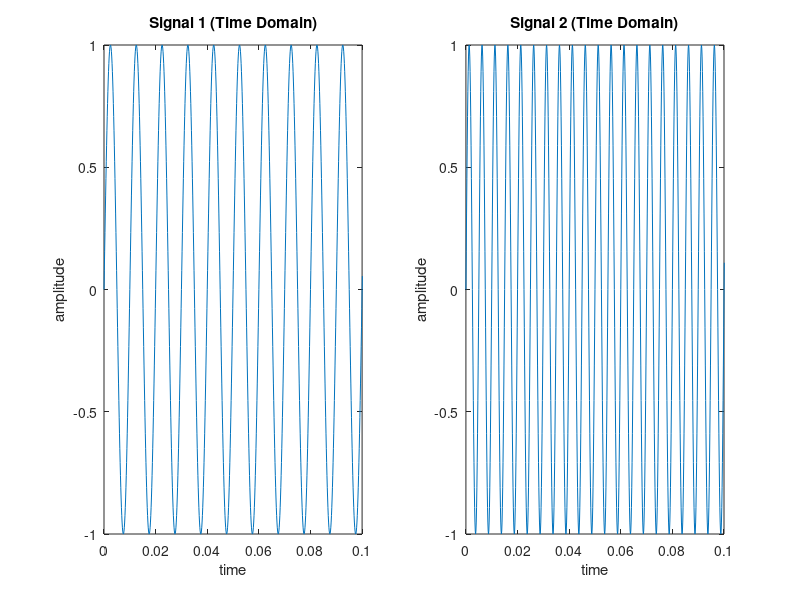
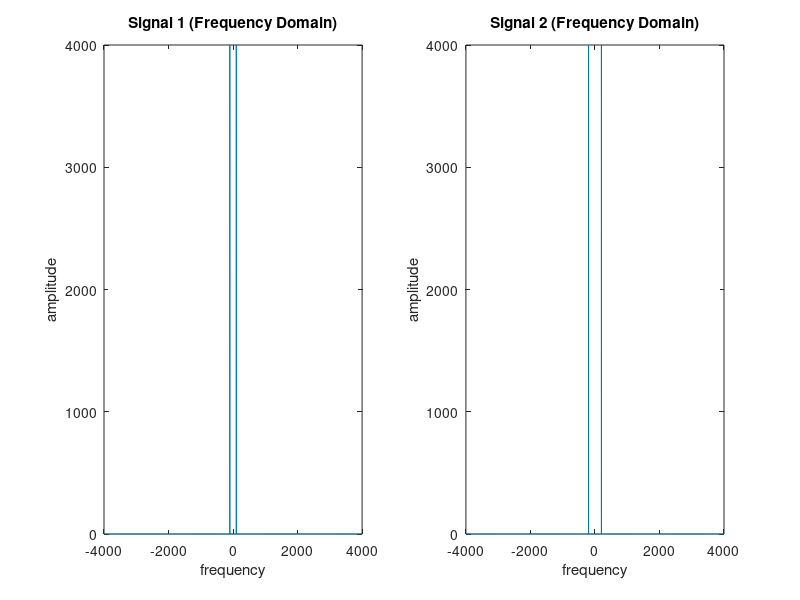
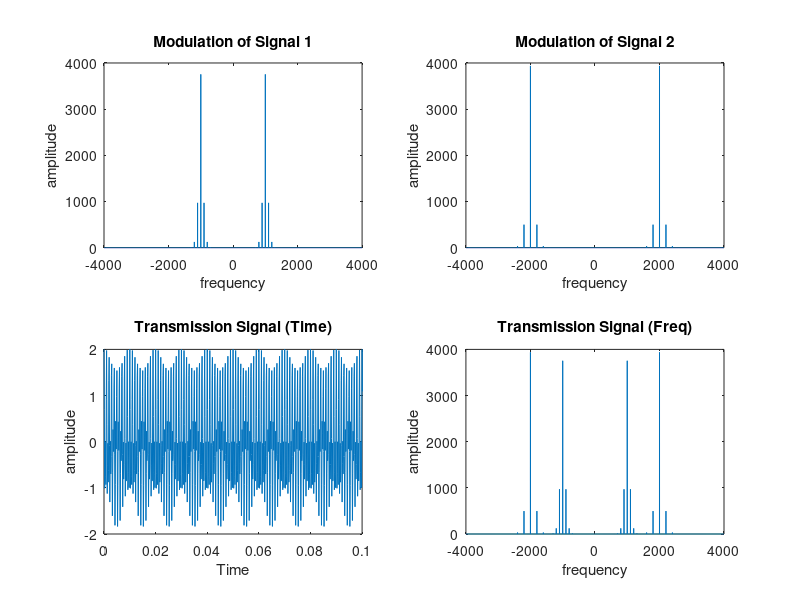

MATLAB code to generate these figures, in order: (Note: this script raises an error after producing the figures.)
% Define parameters
fc1 = 1000;             % Carrier frequency of the first signal
fc2 = 2000;             % Carrier frequency of the second signal
fs = 8000;              % Sampling frequency (sampling rate)
fDev = 50;              % Frequency deviation
gain = 2;               % Amplifier gain
t = 0:1/fs:1-1/fs;      % Time vector

% Define the input signals
x1 = sin(2*pi*100*t);   % First signal
x2 = sin(2*pi*200*t);   % Second signal

% Plot the input signals in time domain
figure;
t = linspace(0, length(x1)/fs, length(x1));
subplot(1,2,1)
plot(t, x1);
xlim([0 0.1])
title('Signal 1 (Time Domain)')
xlabel('time')
ylabel('amplitude')
pause(2);
sound(x1, fs);
pause(5);

t = linspace(0, length(x2)/fs, length(x2));
subplot(1,2,2)
plot(t, x2);
xlim([0 0.1])
title('Signal 2 (Time Domain)')
xlabel('time')
ylabel('amplitude')
pause(2);
sound(x2, fs);
pause(5);

% Find the frequency domain representation of the signal
X1 = fftshift(fft(x1));     
X2 = fftshift(fft(x2));

% Plot the input signals in frequency domain
figure;
f = fs/2*linspace(-1, 1, fs);
subplot(1,2,1)
plot(f, abs(X1));
xlim([-fs/2 fs/2])
title('Signal 1 (Frequency Domain)')
xlabel('frequency')
ylabel('amplitude')

subplot(1,2,2)
plot(f, abs(X2));
xlim([-fs/2 fs/2])
title('Signal 2 (Frequency Domain)')
xlabel('frequency')
ylabel('amplitude')
pause(3);

% Modulate the input singals
y1 = fmmod(x1, fc1, fs, fDev);      % Modulation of signal 1
y2 = fmmod(x2, fc2, fs, fDev);      % Modulation of signal 2
y = y1 + y2;                        % Summation of the two modulated signals for transmission

% Calculate the Fast Fourier Transform of modulated signals
Y1 = fftshift(fft(y1));     
Y2 = fftshift(fft(y2));
Y = fftshift(fft(y));

% Plot the modulated signals
figure;
subplot(2,2,1)
plot(f, abs(Y1));
xlim([-fs/2 fs/2])
title('Modulation of Signal 1')
xlabel('frequency')
ylabel('amplitude')

subplot(2,2,2)
plot(f, abs(Y2));
xlim([-fs/2 fs/2])
title('Modulation of Signal 2')
xlabel('frequency')
ylabel('amplitude')

t = linspace(0, length(y)/fs, length(y));
subplot(2,2,3)
plot(t, y);
xlim([0 0.1])
title('Transmission Signal (Time)')
xlabel('Time')
ylabel('amplitude')

subplot(2,2,4)
plot(f, abs(Y));
xlim([-fs/2 fs/2])
title('Transmission Signal (Freq)')
xlabel('frequency')
ylabel('amplitude')
pause(3);

% Amplify the transmission signal
y_amp = y * gain;

% Select the desired signal
switch_pos = 1;         % Switch position (0 or 1)
if switch_pos == 0
    f0 = fc1;
else
    f0 = fc2;
end
y_sel = bandpass(y_amp, [f0-250, f0+250], fs);

% Demodulate the selected signal
y_demod = fmdemod(y_sel, f0, fs, fDev); % Demodulated signal

% Amplify and play the output signal
y_audio_sel = y_demod * gain;           % Amplified output audio signal
sound(y_audio_sel, fs);                 % Play signal through speaker

% Plot the output signal
t = linspace(0, length(y_audio_sel)/fs, length(y_audio_sel));
figure;
subplot(1,2,1)
plot(t, y_audio_sel);
xlim([0.01 0.1])
title('Output Signal (Time)')
xlabel('time')
ylabel('amplitude')

Y_demod = fftshift(fft(y_demod));
subplot(1,2,2)
plot(f, abs(Y_demod));
xlim([-fs/2 fs/2])
title('Output Signal (Freq)')
xlabel('frequency')
ylabel('amplitude')
